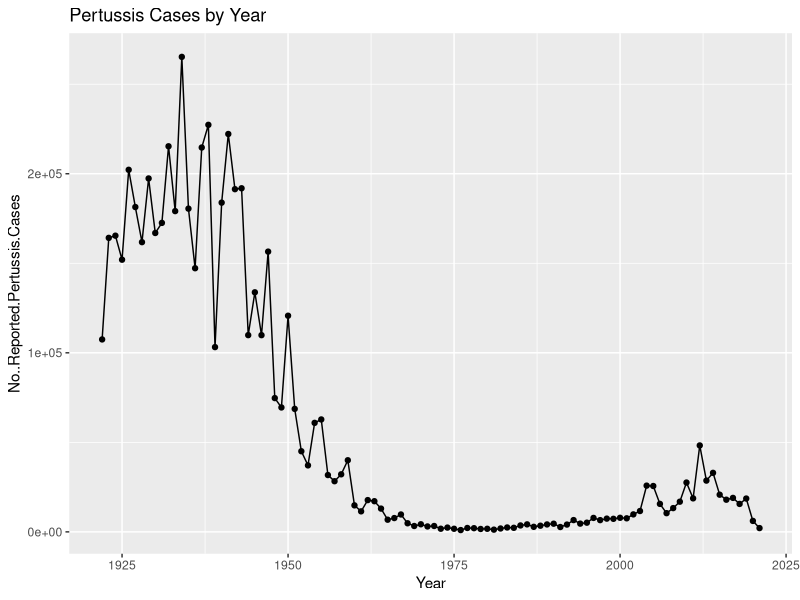
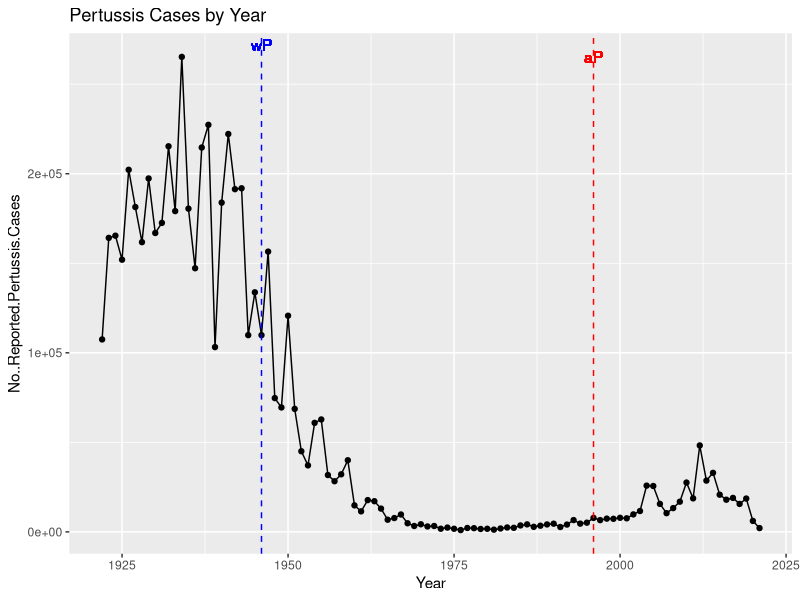

Generate these figures, in order, with R: (Note: this script raises an error after producing the figures.)
## ---- chunk 1
cdc <- data.frame(
                          Year = c(1922L,
                                   1923L,1924L,1925L,1926L,1927L,1928L,
                                   1929L,1930L,1931L,1932L,1933L,1934L,1935L,
                                   1936L,1937L,1938L,1939L,1940L,1941L,
                                   1942L,1943L,1944L,1945L,1946L,1947L,1948L,
                                   1949L,1950L,1951L,1952L,1953L,1954L,
                                   1955L,1956L,1957L,1958L,1959L,1960L,
                                   1961L,1962L,1963L,1964L,1965L,1966L,1967L,
                                   1968L,1969L,1970L,1971L,1972L,1973L,
                                   1974L,1975L,1976L,1977L,1978L,1979L,1980L,
                                   1981L,1982L,1983L,1984L,1985L,1986L,
                                   1987L,1988L,1989L,1990L,1991L,1992L,1993L,
                                   1994L,1995L,1996L,1997L,1998L,1999L,
                                   2000L,2001L,2002L,2003L,2004L,2005L,
                                   2006L,2007L,2008L,2009L,2010L,2011L,2012L,
                                   2013L,2014L,2015L,2016L,2017L,2018L,
                                   2019L,2020L,2021L),
  No..Reported.Pertussis.Cases = c(107473,
                                   164191,165418,152003,202210,181411,
                                   161799,197371,166914,172559,215343,179135,
                                   265269,180518,147237,214652,227319,103188,
                                   183866,222202,191383,191890,109873,
                                   133792,109860,156517,74715,69479,120718,
                                   68687,45030,37129,60886,62786,31732,28295,
                                   32148,40005,14809,11468,17749,17135,
                                   13005,6799,7717,9718,4810,3285,4249,
                                   3036,3287,1759,2402,1738,1010,2177,2063,
                                   1623,1730,1248,1895,2463,2276,3589,
                                   4195,2823,3450,4157,4570,2719,4083,6586,
                                   4617,5137,7796,6564,7405,7298,7867,
                                   7580,9771,11647,25827,25616,15632,10454,
                                   13278,16858,27550,18719,48277,28639,
                                   32971,20762,17972,18975,15609,18617,6124,
                                   2116)
)

cdc
## ---- chunk 2
library(ggplot2)

ggplot(cdc) +
  aes(x = Year, y = No..Reported.Pertussis.Cases
) +
  geom_point() +
  geom_line() +
  labs(title = "Pertussis Cases by Year")

## ---- chunk 3
ggplot(cdc) +
  aes(x = Year, y = No..Reported.Pertussis.Cases
) +
  geom_point() +
  geom_line() +
  labs(title = "Pertussis Cases by Year") +
  geom_vline(xintercept = 1946, color = "blue", linetype = "dashed") +
  geom_vline(xintercept = 1996, color = "red", linetype = "dashed") + 
  geom_text(aes(x = 1946, label = "wP"), y = max(cdc$No..Reported.Pertussis.Cases), vjust = -0.5, color = "blue") +
  geom_text(aes(x = 1996, label = "aP"), y = max(cdc$No..Reported.Pertussis.Cases), color = "red")

## ---- chunk 4
# Allows us to read, write and process JSON data
library(jsonlite)
## ---- chunk 5
subject <- read_json("https://www.cmi-pb.org/api/subject", simplifyVector = TRUE) 
## ---- chunk 6
head(subject, 3)
## ---- chunk 7
table(subject$infancy_vac)
## ---- chunk 8
table(subject$biological_sex)
## ---- chunk 9
table(subject$biological_sex, subject$race)
## ---- chunk 10
library(lubridate)
## ---- chunk 11
#What is today's date?
today()
## ---- chunk 12
#How many days have passed since new year 2000?
today() - ymd("2000-01-01")
## ---- chunk 13
#What is this in years? 
time_length( today() - ymd("2000-01-01"), "years")
## ---- chunk 14
# Use todays date to calculate age in days
subject$age <- today() - ymd(subject$year_of_birth)

subject$age
## ---- chunk 15
library(dplyr)

ap <- subject %>% filter(infancy_vac == "aP")

round( summary( time_length( ap$age, "years") ) )
## ---- chunk 16
# wP
wp <- subject %>% filter(infancy_vac == "wP")
round( summary( time_length( wp$age, "years" ) ) )
## ---- chunk 17
int <- ymd(subject$date_of_boost) - ymd(subject$year_of_birth)
age_at_boost <- time_length(int, "year")
head(age_at_boost)
## ---- chunk 18
ggplot(subject) +
  aes(time_length(age, "year"),
      fill=as.factor(infancy_vac)) +
  geom_histogram(show.legend=FALSE) +
  facet_wrap(vars(infancy_vac), nrow=2) +
  xlab("Age in years")
## ---- chunk 19
# Assuming you have dplyr loaded
library(dplyr)
library(jsonlite)

# Complete the API URLs...
subject <- read_json("https://www.cmi-pb.org/api/subject", simplifyVector = TRUE) 
specimen <- read_json("https://www.cmi-pb.org/api/specimen", simplifyVector = TRUE)
titer <- read_json("https://www.cmi-pb.org/api/plasma_ab_titer", simplifyVector = TRUE)
## ---- chunk 20
meta <- left_join(specimen, subject)
dim(meta)
head(meta)
## ---- chunk 21
abdata <- inner_join(titer, meta)
dim(abdata)
## ---- chunk 22
table(abdata$isotype)
## ---- chunk 23
table(abdata$dataset)
## ---- chunk 24
igg <- abdata %>% filter(isotype == "IgG")
head(igg)
## ---- chunk 25
library(ggplot2)

ggplot(igg) +
  aes(x = MFI_normalised, y = antigen) +
  geom_boxplot() +
  xlim(0, 75) +
  facet_wrap(vars(visit), nrow = 2) +
  labs(title = " Ab Titer Levels by Antigen Levels")

